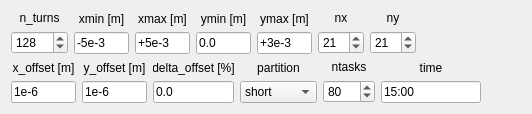
          <widget class="QWidget" name="tab_17">
           <attribute name="title">
            <string>Test</string>
           </attribute>
           <layout class="QVBoxLayout" name="verticalLayout_64">
            <item>
             <layout class="QHBoxLayout" name="horizontalLayout_39">
              <item>
               <layout class="QVBoxLayout" name="verticalLayout_48">
                <item>
                 <widget class="QLabel" name="label_35">
                  <property name="maximumSize">
                   <size>
                    <width>57</width>
                    <height>16777215</height>
                   </size>
                  </property>
                  <property name="text">
                   <string>n_turns</string>
                  </property>
                  <property name="alignment">
                   <set>Qt::AlignCenter</set>
                  </property>
                 </widget>
                </item>
                <item>
                 <widget class="QSpinBox" name="spinBox_n_turns_fmap_xy_test">
                  <property name="maximumSize">
                   <size>
                    <width>57</width>
                    <height>16777215</height>
                   </size>
                  </property>
                  <property name="minimum">
                   <number>3</number>
                  </property>
                  <property name="maximum">
                   <number>10000</number>
                  </property>
                  <property name="value">
                   <number>128</number>
                  </property>
                 </widget>
                </item>
               </layout>
              </item>
              <item>
               <layout class="QVBoxLayout" name="verticalLayout_47">
                <item>
                 <widget class="QLabel" name="label_89">
                  <property name="maximumSize">
                   <size>
                    <width>55</width>
                    <height>16777215</height>
                   </size>
                  </property>
                  <property name="text">
                   <string>xmin [m]</string>
                  </property>
                  <property name="alignment">
                   <set>Qt::AlignCenter</set>
                  </property>
                 </widget>
                </item>
                <item>
                 <widget class="QLineEdit" name="lineEdit_xmin_fmap_xy_test">
                  <property name="maximumSize">
                   <size>
                    <width>55</width>
                    <height>16777215</height>
                   </size>
                  </property>
                  <property name="text">
                   <string>-5e-3</string>
                  </property>
                 </widget>
                </item>
               </layout>
              </item>
              <item>
               <layout class="QVBoxLayout" name="verticalLayout_49">
                <item>
                 <widget class="QLabel" name="label_90">
                  <property name="maximumSize">
                   <size>
                    <width>55</width>
                    <height>16777215</height>
                   </size>
                  </property>
                  <property name="text">
                   <string>xmax [m]</string>
                  </property>
                  <property name="alignment">
                   <set>Qt::AlignCenter</set>
                  </property>
                 </widget>
                </item>
                <item>
                 <widget class="QLineEdit" name="lineEdit_xmax_fmap_xy_test">
                  <property name="maximumSize">
                   <size>
                    <width>55</width>
                    <height>16777215</height>
                   </size>
                  </property>
                  <property name="text">
                   <string>+5e-3</string>
                  </property>
                 </widget>
                </item>
               </layout>
              </item>
              <item>
               <layout class="QVBoxLayout" name="verticalLayout_50">
                <item>
                 <widget class="QLabel" name="label_99">
                  <property name="maximumSize">
                   <size>
                    <width>55</width>
                    <height>16777215</height>
                   </size>
                  </property>
                  <property name="text">
                   <string>ymin [m]</string>
                  </property>
                  <property name="alignment">
                   <set>Qt::AlignCenter</set>
                  </property>
                 </widget>
                </item>
                <item>
                 <widget class="QLineEdit" name="lineEdit_ymin_fmap_xy_test">
                  <property name="maximumSize">
                   <size>
                    <width>55</width>
                    <height>16777215</height>
                   </size>
                  </property>
                  <property name="text">
                   <string>0.0</string>
                  </property>
                 </widget>
                </item>
               </layout>
              </item>
              <item>
               <layout class="QVBoxLayout" name="verticalLayout_53">
                <item>
                 <widget class="QLabel" name="label_100">
                  <property name="maximumSize">
                   <size>
                    <width>55</width>
                    <height>16777215</height>
                   </size>
                  </property>
                  <property name="text">
                   <string>ymax [m]</string>
                  </property>
                  <property name="alignment">
                   <set>Qt::AlignCenter</set>
                  </property>
                 </widget>
                </item>
                <item>
                 <widget class="QLineEdit" name="lineEdit_ymax_fmap_xy_test">
                  <property name="maximumSize">
                   <size>
                    <width>55</width>
                    <height>16777215</height>
                   </size>
                  </property>
                  <property name="text">
                   <string>+3e-3</string>
                  </property>
                 </widget>
                </item>
               </layout>
              </item>
              <item>
               <layout class="QVBoxLayout" name="verticalLayout_51">
                <item>
                 <widget class="QLabel" name="label_91">
                  <property name="text">
                   <string>nx</string>
                  </property>
                  <property name="alignment">
                   <set>Qt::AlignCenter</set>
                  </property>
                 </widget>
                </item>
                <item>
                 <widget class="QSpinBox" name="spinBox_nx_fmap_xy_test">
                  <property name="maximumSize">
                   <size>
                    <width>46</width>
                    <height>16777215</height>
                   </size>
                  </property>
                  <property name="minimum">
                   <number>3</number>
                  </property>
                  <property name="maximum">
                   <number>1001</number>
                  </property>
                  <property name="value">
                   <number>21</number>
                  </property>
                 </widget>
                </item>
               </layout>
              </item>
              <item>
               <layout class="QVBoxLayout" name="verticalLayout_52">
                <item>
                 <widget class="QLabel" name="label_92">
                  <property name="text">
                   <string>ny</string>
                  </property>
                  <property name="alignment">
                   <set>Qt::AlignCenter</set>
                  </property>
                 </widget>
                </item>
                <item>
                 <widget class="QSpinBox" name="spinBox_ny_fmap_xy_test">
                  <property name="maximumSize">
                   <size>
                    <width>46</width>
                    <height>16777215</height>
                   </size>
                  </property>
                  <property name="minimum">
                   <number>3</number>
                  </property>
                  <property name="maximum">
                   <number>1001</number>
                  </property>
                  <property name="value">
                   <number>21</number>
                  </property>
                 </widget>
                </item>
               </layout>
              </item>
              <item>
               <spacer name="horizontalSpacer_36">
                <property name="orientation">
                 <enum>Qt::Horizontal</enum>
                </property>
                <property name="sizeHint" stdset="0">
                 <size>
                  <width>40</width>
                  <height>20</height>
                 </size>
                </property>
               </spacer>
              </item>
             </layout>
            </item>
            <item>
             <layout class="QHBoxLayout" name="horizontalLayout_40">
              <item>
               <layout class="QVBoxLayout" name="verticalLayout_46">
                <item>
                 <widget class="QLabel" name="label_93">
                  <property name="maximumSize">
                   <size>
                    <width>65</width>
                    <height>16777215</height>
                   </size>
                  </property>
                  <property name="text">
                   <string>x_offset [m]</string>
                  </property>
                  <property name="alignment">
                   <set>Qt::AlignCenter</set>
                  </property>
                 </widget>
                </item>
                <item>
                 <widget class="QLineEdit" name="lineEdit_x_offset_fmap_xy_test">
                  <property name="maximumSize">
                   <size>
                    <width>65</width>
                    <height>16777215</height>
                   </size>
                  </property>
                  <property name="text">
                   <string>1e-6</string>
                  </property>
                 </widget>
                </item>
               </layout>
              </item>
              <item>
               <layout class="QVBoxLayout" name="verticalLayout_62">
                <item>
                 <widget class="QLabel" name="label_101">
                  <property name="maximumSize">
                   <size>
                    <width>65</width>
                    <height>16777215</height>
                   </size>
                  </property>
                  <property name="text">
                   <string>y_offset [m]</string>
                  </property>
                  <property name="alignment">
                   <set>Qt::AlignCenter</set>
                  </property>
                 </widget>
                </item>
                <item>
                 <widget class="QLineEdit" name="lineEdit_y_offset_fmap_xy_test">
                  <property name="maximumSize">
                   <size>
                    <width>65</width>
                    <height>16777215</height>
                   </size>
                  </property>
                  <property name="text">
                   <string>1e-6</string>
                  </property>
                 </widget>
                </item>
               </layout>
              </item>
              <item>
               <layout class="QVBoxLayout" name="verticalLayout_63">
                <item>
                 <widget class="QLabel" name="label_102">
                  <property name="maximumSize">
                   <size>
                    <width>81</width>
                    <height>16777215</height>
                   </size>
                  </property>
                  <property name="text">
                   <string>delta_offset [%]</string>
                  </property>
                  <property name="alignment">
                   <set>Qt::AlignCenter</set>
                  </property>
                 </widget>
                </item>
                <item>
                 <widget class="QLineEdit" name="lineEdit_delta_offset_fmap_xy_test">
                  <property name="maximumSize">
                   <size>
                    <width>81</width>
                    <height>16777215</height>
                   </size>
                  </property>
                  <property name="text">
                   <string>0.0</string>
                  </property>
                 </widget>
                </item>
               </layout>
              </item>
              <item>
               <layout class="QVBoxLayout" name="verticalLayout_54">
                <item>
                 <widget class="QLabel" name="label_94">
                  <property name="text">
                   <string>partition</string>
                  </property>
                  <property name="alignment">
                   <set>Qt::AlignCenter</set>
                  </property>
                 </widget>
                </item>
                <item>
                 <widget class="QComboBox" name="comboBox_partition_fmap_xy_test">
                  <property name="currentIndex">
                   <number>1</number>
                  </property>
                  <item>
                   <property name="text">
                    <string>normal</string>
                   </property>
                  </item>
                  <item>
                   <property name="text">
                    <string>short</string>
                   </property>
                  </item>
                  <item>
                   <property name="text">
                    <string>debug</string>
                   </property>
                  </item>
                  <item>
                   <property name="text">
                    <string>long</string>
                   </property>
                  </item>
                  <item>
                   <property name="text">
                    <string>longlong</string>
                   </property>
                  </item>
                  <item>
                   <property name="text">
                    <string>low</string>
                   </property>
                  </item>
                  <item>
                   <property name="text">
                    <string>high</string>
                   </property>
                  </item>
                 </widget>
                </item>
               </layout>
              </item>
              <item>
               <layout class="QVBoxLayout" name="verticalLayout_55">
                <item>
                 <widget class="QLabel" name="label_95">
                  <property name="maximumSize">
                   <size>
                    <width>52</width>
                    <height>16777215</height>
                   </size>
                  </property>
                  <property name="text">
                   <string>ntasks</string>
                  </property>
                  <property name="alignment">
                   <set>Qt::AlignCenter</set>
                  </property>
                 </widget>
                </item>
                <item>
                 <widget class="QSpinBox" name="spinBox_ntasks_fmap_xy_test">
                  <property name="maximumSize">
                   <size>
                    <width>52</width>
                    <height>16777215</height>
                   </size>
                  </property>
                  <property name="specialValueText">
                   <string/>
                  </property>
                  <property name="minimum">
                   <number>2</number>
                  </property>
                  <property name="maximum">
                   <number>1000</number>
                  </property>
                  <property name="singleStep">
                   <number>2</number>
                  </property>
                  <property name="value">
                   <number>80</number>
                  </property>
                 </widget>
                </item>
               </layout>
              </item>
              <item>
               <layout class="QVBoxLayout" name="verticalLayout_56">
                <item>
                 <widget class="QLabel" name="label_time_common_5">
                  <property name="maximumSize">
                   <size>
                    <width>100</width>
                    <height>16777215</height>
                   </size>
                  </property>
                  <property name="text">
                   <string>time</string>
                  </property>
                  <property name="alignment">
                   <set>Qt::AlignCenter</set>
                  </property>
                 </widget>
                </item>
                <item>
                 <widget class="QLineEdit" name="lineEdit_time_fmap_xy_test">
                  <property name="maximumSize">
                   <size>
                    <width>100</width>
                    <height>16777215</height>
                   </size>
                  </property>
                  <property name="text">
                   <string>15:00</string>
                  </property>
                 </widget>
                </item>
               </layout>
              </item>
              <item>
               <spacer name="horizontalSpacer_35">
                <property name="orientation">
                 <enum>Qt::Horizontal</enum>
                </property>
                <property name="sizeHint" stdset="0">
                 <size>
                  <width>40</width>
                  <height>20</height>
                 </size>
                </property>
               </spacer>
              </item>
             </layout>
            </item>
           </layout>
          </widget>
